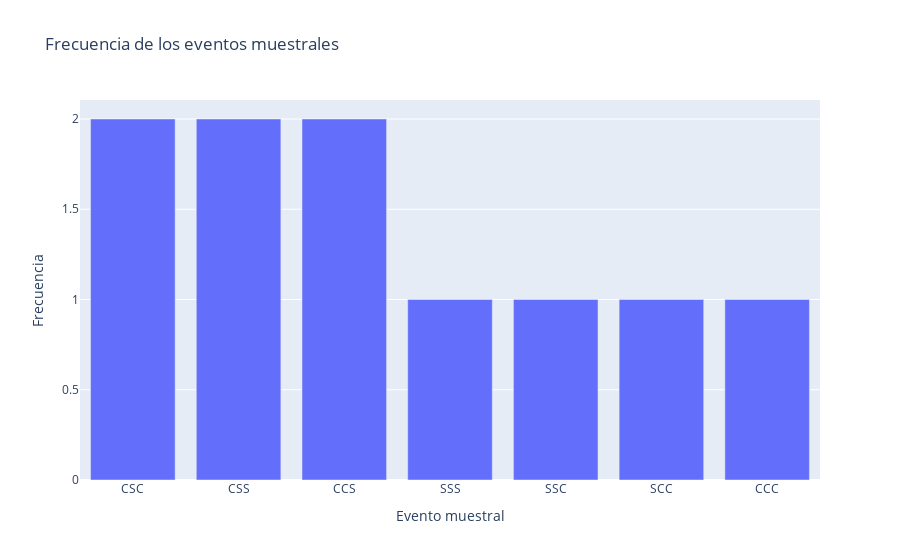

Here is the notebook cell this chart was saved with:
### Code cell
graficar_frecuencias(frecuencia)

### Figure 1 — Plotly figure (JSON) as saved in the notebook; plotly's stock layout.template omitted (floating-point values rounded to 4 significant figures)
{"data": [{"alignmentgroup": "True", "hovertemplate": "Evento muestral=%{x}<br>Frecuencia=%{y}<extra></extra>", "legendgroup": "", "marker": {"color": "#636efa", "pattern": {"shape": ""}}, "name": "", "offsetgroup": "", "orientation": "v", "showlegend": false, "textposition": "auto", "type": "bar", "x": ["CSC", "CSS", "CCS", "SSS", "SSC", "SCC", "CCC"], "xaxis": "x", "y": [2, 2, 2, 1, 1, 1, 1], "yaxis": "y"}], "layout": {"barmode": "relative", "legend": {"tracegroupgap": 0}, "title": {"text": "Frecuencia de los eventos muestrales"}, "xaxis": {"anchor": "y", "domain": [0, 1], "title": {"text": "Evento muestral"}}, "yaxis": {"anchor": "x", "domain": [0, 1], "title": {"text": "Frecuencia"}}}}
